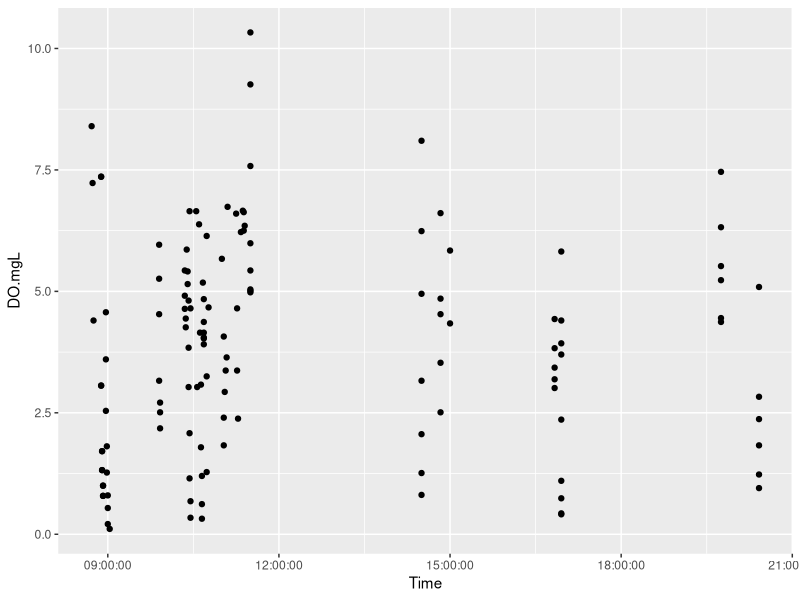
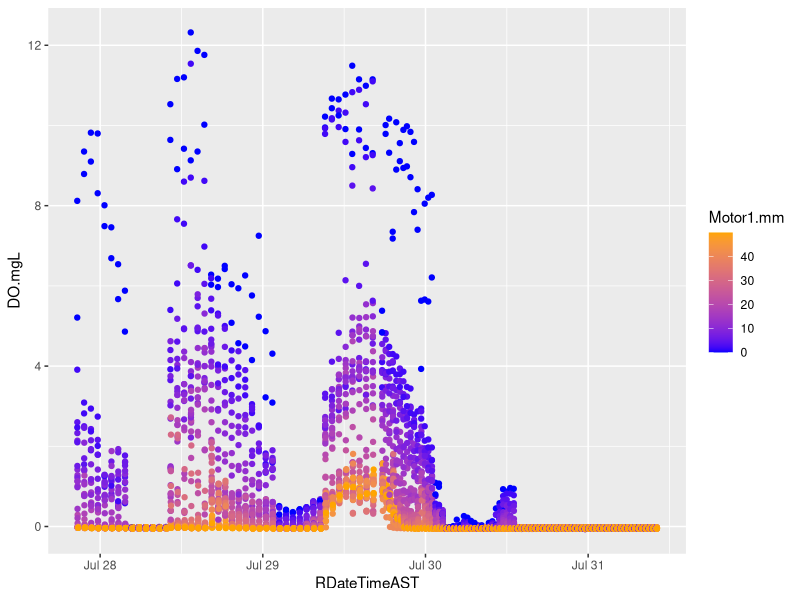
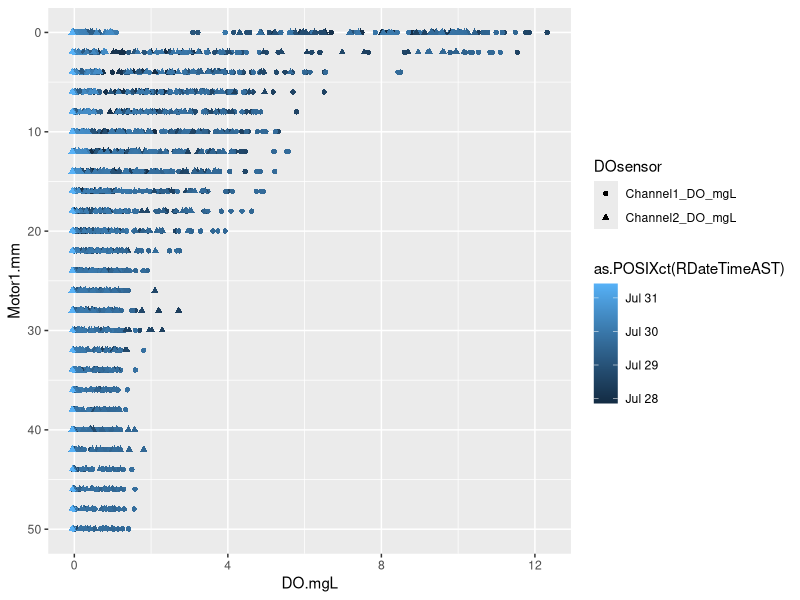
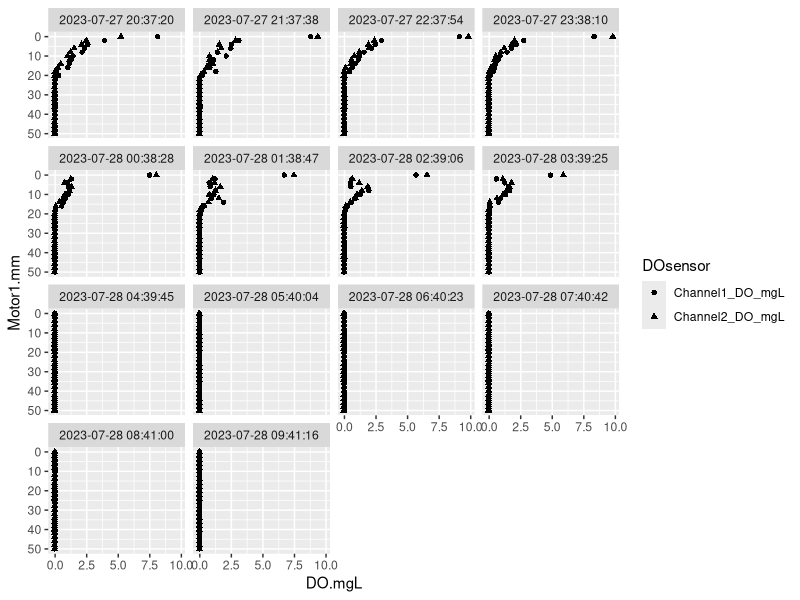
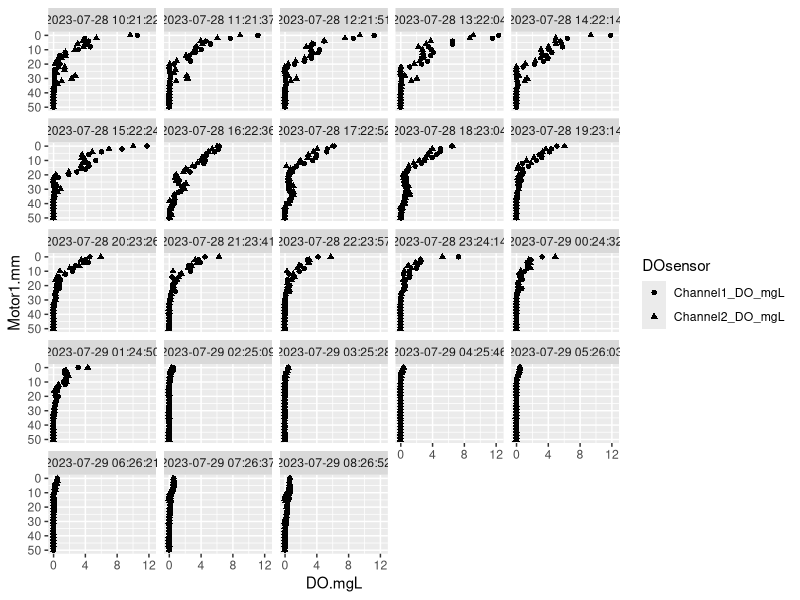
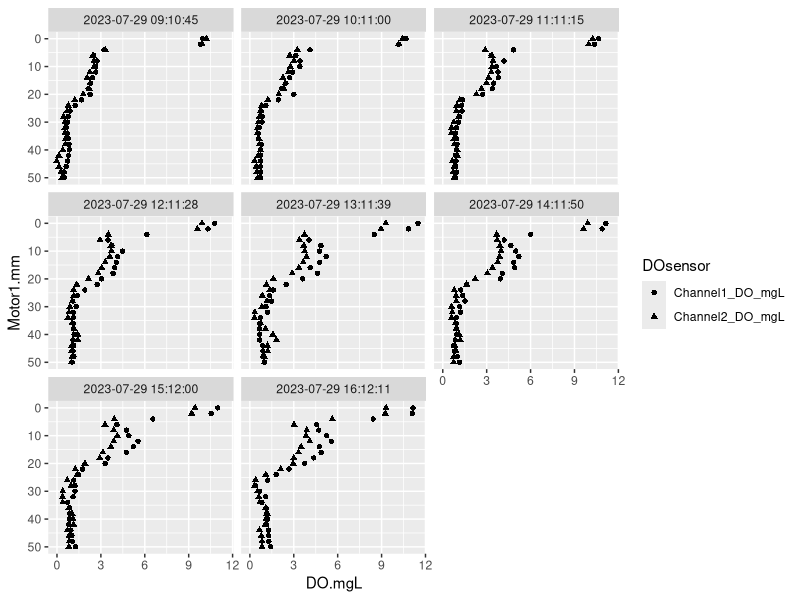
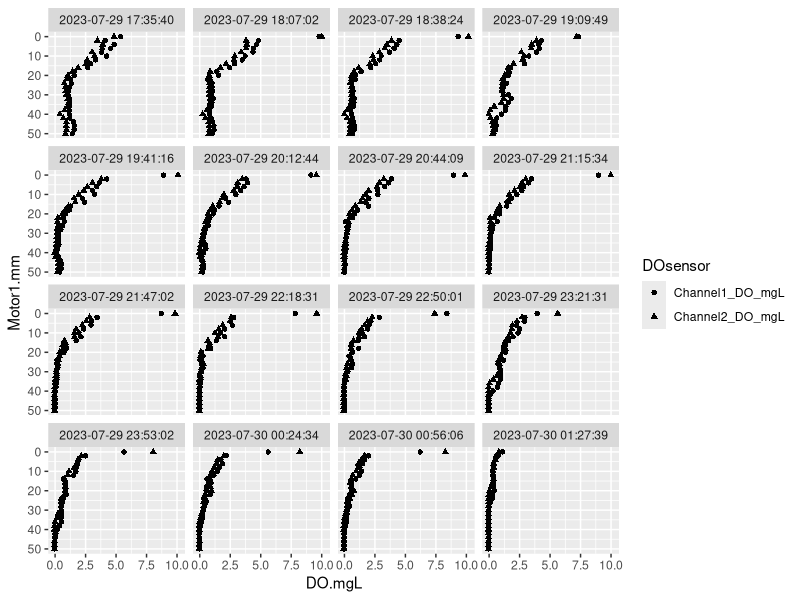
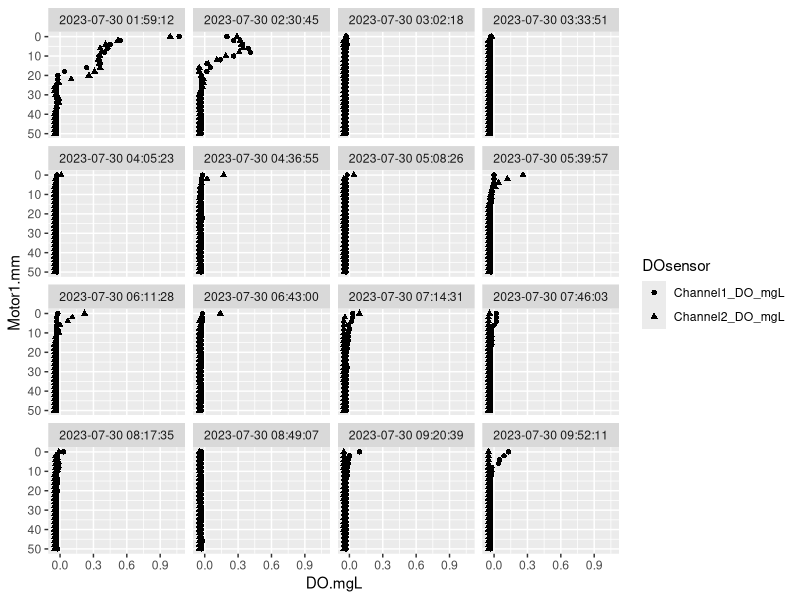

Write R code to recreate these figures, in order.
## ---- chunk 1
library(stringr)
library(ggplot2)
library(dplyr)
library(lubridate)
library(tidyr) 
library(hms)
## ---- chunk 2
#Each Raw data file corresponds to one sequence programmed and run
rawDO1<-read.table("Data/Microelectrode profile data/28072023002440_TFS_PhIr_5cmdepth_2mm_365/28072023002440_data.txt", sep="\t", header = TRUE)
rawDO2<-read.table("Data/Microelectrode profile data/28072023003700_TFS_PhIr_5cm_1hr_diurnal_368/28072023003700_data.txt", sep="\t", header = TRUE)
rawDO3<-read.table("Data/Microelectrode profile data/28072023142101_TFS_PhIr_5cm_1hr_diurnal_370/28072023142101_data.txt", sep="\t", header = TRUE)
rawDO4<-read.table("Data/Microelectrode profile data/29072023131024_TFS_PhIr_5cm_1hr_diurnal_371/29072023131024_data.txt", sep="\t", header = TRUE)
rawDO5<-read.table("Data/Microelectrode profile data/29072023213519_TFS_PhIr_5cm_30min_2d_374/29072023213519_data.txt", sep="\t", header = TRUE)

#Adding the file name for each set of raw data in the "file" column
rawDO1$file<-"28072023002440_data.txt"
rawDO2$file<-"28072023003700_data.txt"
rawDO3$file<-"28072023142101_data.txt"
rawDO4$file<-"29072023131024_data.txt"
rawDO5$file<-"29072023213519_data.txt"

#Adding the program name corresponding to each sequence run in the "program" column
rawDO1$program<-"28072023002440_TFS_PhIr_5cmdepth_2mm_365"
rawDO2$program<-"28072023003700_TFS_PhIr_5cm_1hr_diurnal_368"
rawDO3$program<-"28072023142101_TFS_PhIr_5cm_1hr_diurnal_370"
rawDO4$program<-"29072023131024_TFS_PhIr_5cm_1hr_diurnal_371"
rawDO5$program<-"29072023213519_TFS_PhIr_5cm_30min_2d_374"

#merging the five raw data files together using rbind into a new data frame called microDOraw
microDOraw<-rbind(rawDO1, rawDO2)
microDOraw<-rbind(microDOraw, rawDO3)
microDOraw<-rbind(microDOraw, rawDO4)
microDOraw<-rbind(microDOraw, rawDO5)

#Keeping only relevant columns
microDOraw<-microDOraw %>%
  select(Time, Channel.1..mV., Channel.2..mV., Channel.1_cal..µmol.L., Channel.2_cal..µmol.L., Motor.1..mm., Motor.2..mm., GroupId, file, program)

#renaming columns to get rid of annoying extra punctuations
names(microDOraw)[names(microDOraw)=="Channel.1..mV."]<-"Channel1_mV"
names(microDOraw)[names(microDOraw)=="Channel.2..mV."]<-"Channel2_mV"
names(microDOraw)[names(microDOraw)=="Channel.1_cal..µmol.L."]<-"Channel1_DO_mgL"
names(microDOraw)[names(microDOraw)=="Channel.2_cal..µmol.L."]<-"Channel2_DO_mgL"
names(microDOraw)[names(microDOraw)=="Motor.1..mm."]<-"Motor1.mm"
names(microDOraw)[names(microDOraw)=="Motor.2..mm."]<-"Motor2.mm"

#the Time column contains date and time. Code below splits into a Date and Time column. new column with only time is named Time2
microDOraw[c("Date", "Time2")]<-str_split_fixed(microDOraw$Time, " ", 2)

#telling R to format the date as a date in a new column called RDate
microDOraw$RDate<-as.POSIXct(microDOraw$Date, format="%d%m%Y")

#telling R to format original Time column as a date time in eastern daylight time in new column called RDateTimeEDT
microDOraw$RDateTimeEDT<-as.POSIXct(microDOraw$Time, format="%d%m%Y %H%M%S")

#Converting time to AlaskaTime in new column called RDateTimeAST
microDOraw$RDateTimeAST<-as.POSIXct(microDOraw$RDateTimeEDT-hours(4))

#gathering data from the 2 DO sensors into a a single column, creating a new data frame called micro DO to use for most data processing and analysis from here on out.
microDO<-microDOraw %>%
  #selecting only the relevant columns
  select(Time, Channel1_DO_mgL, Channel2_DO_mgL, Motor1.mm, Motor2.mm, program, RDateTimeEDT, RDateTimeAST) %>%
  #gathering the 2 DO sensors into a single column
  gather(key="DOsensor", value="DO.mgL", Channel1_DO_mgL:Channel2_DO_mgL)

###Omitting data from first program from data being used
microDO<-microDO%>%
  filter(program!="28072023002440_TFS_PhIr_5cmdepth_2mm_365")

###Giving each profile a unique name
#Each profile in all four of the programs has 26 points, which makes things easier
#https://stackoverflow.com/questions/32078578/how-to-group-by-every-7-rows-and-aggregate-those-7-values-by-median
#theData$seven_day_index <- c(0, rep(1:(nrow(theData)-1)%/%7))

microDO$ProfIndex <- c(0, rep(1:(nrow(microDO)-1)%/%26) )
#I don't know how this works but it does!

##Name each profile with the date and time stamp of the first data point
#https://stackoverflow.com/questions/69375473/r-how-to-replace-all-rows-in-a-group-with-a-value-from-first-row-in-a-df
#First() function in dplyr gets the first value in each, then adding in the sensor name
microDO<-microDO %>%
  group_by(ProfIndex) %>%
  mutate(ProfileID = paste(first(Time), DOsensor))

#also make one with just time time for co-graphing profiles taken at the same time
microDO<-microDO %>%
  group_by(ProfIndex) %>%
  mutate(ProfileIDTime = first(Time) )

#and make a new column that is the start Date Time
microDO<-microDO %>%
  group_by(ProfIndex) %>%
  mutate(ProfileStart = first(as.POSIXct(RDateTimeAST)) )

#making a new column with just the Time of start Date Time
microDO$RProfileStartTime<-as_hms(microDO$ProfileStart)

#making a column of just times using the as_hms() function in the hms package
microDO$RTime<-as_hms(microDO$RDateTimeAST)
#making a column of just date for faceting by date in graphs
microDO$RDate<-as_date(microDO$RDateTimeAST)

#Make a column that's the hour w/o minutes and seconds that a profile was taken, which will help with graphing later
#Found example here: https://stackoverflow.com/questions/16444242/rounding-times-to-the-nearest-hour-in-r
#floor_date() from lubridate package takes a date-time object and rounds it down to the nearest boundary of the specified time unit.
microDO$RHour<-as.numeric(format(floor_date(microDO$RDateTimeAST, unit="hours"), format="%H"))


## ---- chunk 3
#Reading in Dissolved oxygen concentrations measured with hand-held Presens FibOx cable
FiboxDOraw<-read.csv("Data/PhIr2023_DissolvedOxygenMeasurements.csv")

#Removing ghost rows by omitting anything with DO is na becuase every row should have a DO value
FiboxDOraw<-FiboxDOraw %>%
  filter(!is.na(DO.mgL))

#where were these data collected? location coordinates are in FiboxDOLoc.csv
##Added coordinates manually to FiboxDOLoc.csv.  Coordinates in FiboxDOLoc.csv are approximate. For more specific locations, see hand-drawn maps in field notes, which are also annotated in 2023July_DOCampaign_Notes.pptx . More accurate coordinates could be determined using the 2021 RTK coordinates, high-resolution georeferenced aerial imagery than what’s available on Google Earth, and field notes maps.

##Getting Dates & Times in order
#Making a DateTime field 
FiboxDOraw$RDate<-as.POSIXct(FiboxDOraw$Date, format="%d-%b-%y")
#Pasting Date and Time together to make a DateTime column
FiboxDOraw$DateTime<-paste(FiboxDOraw$RDate, FiboxDOraw$Time)
#telling R that it's a Date Tiem using as.POSIXct
FiboxDOraw$RDateTime<- as.POSIXct (FiboxDOraw$DateTime, format="%Y-%m-%d %H:%M")

#omitting data point from July 31 with unclear depth note in field notes (under depth says "multiplex..." for some reason)

FiboxDO<-FiboxDOraw %>%
  filter(!is.na(as.numeric(Depth.cm)))

##Telling R which ones should be numeric that aren't
FiboxDO$Depth.cm<-as.numeric(FiboxDO$Depth.cm)
FiboxDO$Temp.degC<-as.numeric(FiboxDO$Temp.degC)

##Making an Area Site column
FiboxDO$AreaSite<-paste(FiboxDO$Area,FiboxDO$Site)

##make a column with only time of day
# starting with this as a resource 
##https://r4ds.hadley.nz/datetimes.html
##the above website says: "In this chapter we are going to focus on dates and date-times as R doesn’t have a native class for storing times. If you need one, you can use the hms package."
##So, using the hms package: https://hms.tidyverse.org/

FiboxDO$Time<-as_hms(FiboxDO$RDateTime)
#Testing to see if it worked and how it graphs
ggplot(FiboxDO, aes(x=Time, y=DO.mgL))+
  geom_point()
#Looks like it worked! yay.
## ---- chunk 4
##Summarizing DO in top 10 cm of surface water
FiboxDO.surf<-FiboxDO %>%
  filter(Depth.cm < 10) 
summary(FiboxDO.surf)
## ---- chunk 5
#all of the data except the first program
microDO %>%
  filter(program!= "28072023002440_TFS_PhIr_5cmdepth_2mm_365" ) %>%
ggplot( aes(x=RDateTimeAST, y=DO.mgL, color=Motor1.mm) ) +
  geom_point()+
  scale_color_gradient(low="blue", high="orange")

## ---- chunk 6
ggplot(microDO, aes(x=DO.mgL, y=Motor1.mm, color=as.POSIXct(RDateTimeAST), shape=DOsensor))+
  geom_point()+
  scale_y_reverse()
## ---- chunk 7
microDO%>%
  filter(program=="28072023003700_TFS_PhIr_5cm_1hr_diurnal_368") %>%
  ggplot(aes(x=DO.mgL, y=Motor1.mm, shape=DOsensor))+
  geom_point()+
  scale_y_reverse()+
  facet_wrap(~ProfileStart)
## ---- chunk 8
microDO%>%
  filter(program=="28072023142101_TFS_PhIr_5cm_1hr_diurnal_370") %>%
  ggplot(aes(x=DO.mgL, y=Motor1.mm, shape=DOsensor))+
  geom_point()+
  scale_y_reverse()+
  facet_wrap(~ProfileStart)
## ---- chunk 9
microDO%>%
  filter(program=="29072023131024_TFS_PhIr_5cm_1hr_diurnal_371") %>%
  ggplot(aes(x=DO.mgL, y=Motor1.mm, shape=DOsensor))+
  geom_point()+
  scale_y_reverse()+
  facet_wrap(~ProfileStart)
## ---- chunk 10
##getting a list of all the profile start date times
microDO4<-microDO%>%
  filter(program== "29072023213519_TFS_PhIr_5cm_30min_2d_374")
unique(microDO4$ProfileStart)
length(unique(microDO4$ProfileStart))

#plotting profiles in groups of 16

microDO%>%
  filter(program== "29072023213519_TFS_PhIr_5cm_30min_2d_374") %>%
  filter(RDateTimeAST<as.POSIXct("2023-07-30 01:50")) %>%
  ggplot(aes(x=DO.mgL, y=Motor1.mm, shape=DOsensor))+
  geom_point()+
  scale_y_reverse()+
  facet_wrap(~ProfileStart)

microDO%>%
  filter(program== "29072023213519_TFS_PhIr_5cm_30min_2d_374") %>%
  filter(RDateTimeAST>as.POSIXct("2023-07-30 01:50") & RDateTimeAST<as.POSIXct("2023-07-30 10:20" )) %>%
  ggplot(aes(x=DO.mgL, y=Motor1.mm, shape=DOsensor))+
  geom_point()+
  scale_y_reverse()+
  facet_wrap(~ProfileStart)

microDO%>%
  filter(program== "29072023213519_TFS_PhIr_5cm_30min_2d_374") %>%
  filter(RDateTimeAST>as.POSIXct("2023-07-30 10:20") & RDateTimeAST<as.POSIXct("2023-07-30 18:40" )) %>%
  ggplot(aes(x=DO.mgL, y=Motor1.mm, shape=DOsensor))+
  geom_point()+
  scale_y_reverse()+
  facet_wrap(~ProfileStart)

##Looks like the motor goofed after the 2023-7-30 13:01 profiles 

microDO%>%
  filter(program== "29072023213519_TFS_PhIr_5cm_30min_2d_374") %>%
  filter(RDateTimeAST>as.POSIXct("2023-07-30 18:40") & RDateTimeAST<as.POSIXct("2023-07-31 3:10" )) %>%
  ggplot(aes(x=DO.mgL, y=Motor1.mm, shape=DOsensor))+
  geom_point()+
  scale_y_reverse()+
  facet_wrap(~ProfileStart)

microDO%>%
  filter(program== "29072023213519_TFS_PhIr_5cm_30min_2d_374") %>%
  filter(RDateTimeAST>as.POSIXct("2023-07-31 3:10")) %>%
  ggplot(aes(x=DO.mgL, y=Motor1.mm, shape=DOsensor))+
  geom_point()+
  scale_y_reverse()+
  facet_wrap(~ProfileStart)



## ---- chunk 11
ggplot(microDO, aes(x=DO.mgL, y=Motor1.mm, color=as.POSIXct(RTime), shape=DOsensor))+
  geom_point()+
  scale_y_reverse()+
  facet_wrap(~RDate)
## ---- chunk 12
microDO %>%
  filter(RDate==as.POSIXct("2023-07-29"))%>%
  ggplot(aes(x=DO.mgL, y=Motor1.mm))+
  geom_point()+
  scale_y_reverse() +
  facet_wrap(~RProfileStartTime)

##Next step: make a column rounding to the start hour so I can make a grid of day by time. Later, chnage the label of each plot to the actual start time.


ggplot(microDO, aes(x=DO.mgL, y=Motor1.mm))+
  geom_point(size=0.1)+
  scale_y_reverse() +
  facet_grid(rows=vars(RDate), cols=vars(RHour))+
  theme_light()+
  theme(text=element_text(size=8))+
 labs(x="DO (mg/L)", y= "Depth (mm)")
ggsave("Figures/AllDOProfiles.png", width=10, height=3, units="in")
## ---- chunk 13
ggplot(FiboxDO, aes(x=DO.mgL, y=Depth.cm, color=RDateTime, shape=AreaSite))+
  geom_point()+
  scale_y_reverse()

## ---- chunk 14
ggplot(FiboxDO, aes(x=DO.mgL, y=Depth.cm, color=Time, shape=AreaSite))+
  geom_point()+
  scale_y_reverse()
#why isn't there a legend for the color-coded time? also looks like it's reading time as categorical

